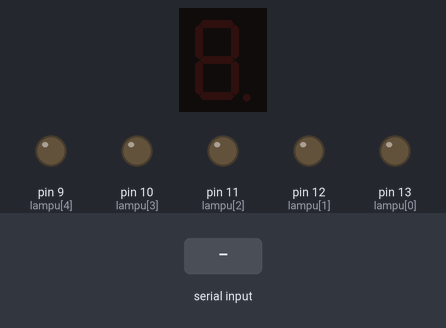
Recording of a sketch running on a simulated Arduino Uno, built with avr-gcc and run on an emulated ATmega328P. On the bench: 1-digit seven-segment display, output pins drawn as LEDs (lit = HIGH). Wiring (inferred from the names in the program): 1-digit 7-segment display, segments lit when HIGH: segments pin 8, pin 7, pin 6, pin 5, pin 4, pin 3, pin 2. Inputs (shaded band) come from the test bench. The segment pins are drawn as the display they are named for; pins used as bus, display or sensor lines are not drawn.

Above: at 1.2 s.
1.3 s: "90,45\n" received over Serial
At 2.3 s:
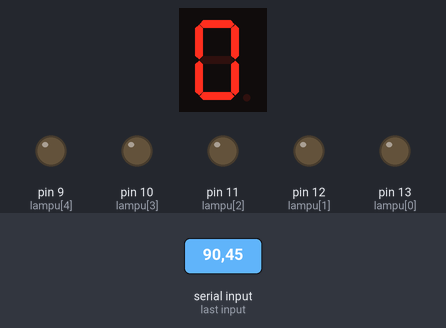
2.8 s: "30,150\n" received over Serial
4.3 s: "5\n" received over Serial
5.8 s: "200\n" received over Serial
7.3 s: "90,45\n" received over Serial
Timing chart, 0 to 9.8 s (numbered marks = the images above; inputs shaded):
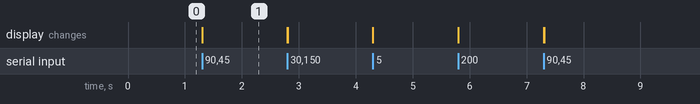

Measured:
- after the input at 1.3 s, the display: changes at once (image 1)

The sketch:

arduino.ino
```cpp
int lampu[] = {13, 12, 11, 10, 9};
int jml_lampu = 5;
int segmentPins[7] = {8,7,6,5,4,3,2}; //pin a,b,c,d,e,f,g

int digit[6][7] = {
  {1, 1, 1, 1, 1, 1, 0},  //0
  {0, 1, 1, 0, 0, 0, 0},  //1
  {1, 1, 0, 1, 1, 0, 1},  //2
  {1, 1, 1, 1, 0, 0, 1},  //3
  {0, 1, 1, 0, 0, 1, 1},  //4
  {1, 0, 1, 1, 0, 1, 1},  //5
};

void setup() {
  for (int i = 0; i < jml_lampu; i++) {
    pinMode(lampu[i], OUTPUT);
  }

  for (int i = 0; i < 7; i++) {
    pinMode(segmentPins[i], OUTPUT);
  }

  Serial.begin(9600);
}

void tampilkan_angka(int angka) {
  for (int i = 0; i < 7; i++) {
    digitalWrite(segmentPins[i], digit[angka][i]);
  }
}

void loop() {
  if (Serial.available() > 0) {
    char data = Serial.read();

    int jumlah_jari = data - '0';

    if (jumlah_jari < 0 || jumlah_jari > jml_lampu) {
      jumlah_jari = 0;
    }

    for (int i = 0; i < jml_lampu; i++) {
      if (i < jumlah_jari) {
        digitalWrite(lampu[i], HIGH);
      } else {
        digitalWrite(lampu[i], LOW);
      }

    }
    tampilkan_angka(jumlah_jari);
  }
}
```
